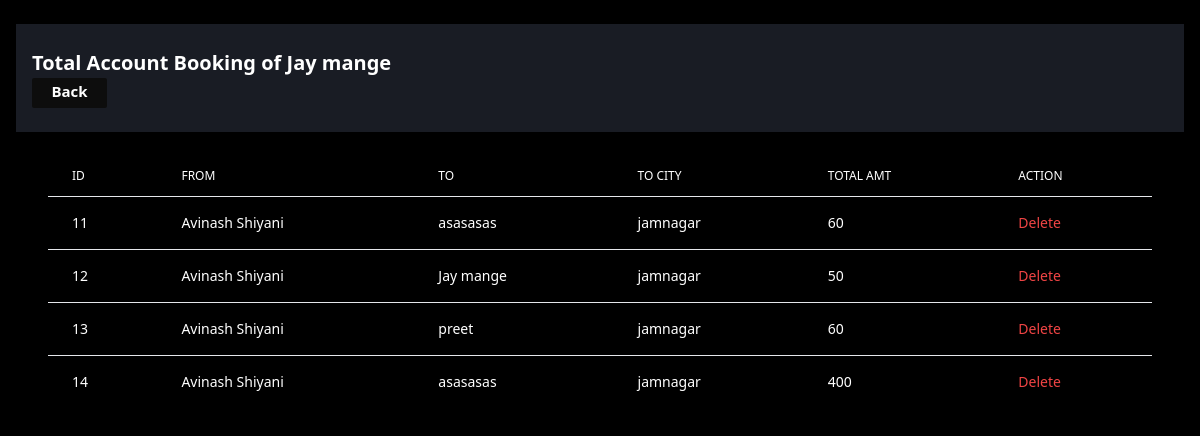
The app's page /components/show_accountbooking.php (signed in) with its own data.
### tables this page shows
CREATE TABLE `account_booking` (
  `ab_id` int(11) NOT NULL,
  `ab_from_name` varchar(200) NOT NULL,
  `ab_from_phno` bigint(200) NOT NULL,
  `ab_documentno` int(200) NOT NULL,
  `ab_to_name` varchar(200) NOT NULL,
  `ab_to_city` varchar(200) NOT NULL,
  `ab_couriertype` varchar(200) NOT NULL,
  `ab_weight` int(200) NOT NULL,
  `ab_address` varchar(200) NOT NULL,
  `ab_totalamt` int(200) NOT NULL,
  `user_id` int(11) NOT NULL
);

### components/show_accountbooking.php (the view, shortened to what this page needs)
<?php include('../Html/html_start.php'); ?>
<div class="grid px-4 items-start bg-[#000000] h-screen overflow-y-auto">
    <div class="grid items-center ">
        <div class="grid items-start my-6 px-4 py-6 bg-[#191C24] xl:my-4">
            <p class="text-white font-semibold text-[20px]">Total Account Booking of
                <?= $_SESSION['branch_user']['ab_manager_name'] ?>
            </p>
            <div class="grid items-center space-y-3 xl:grid-cols-5 xl:space-x-4 xl:space-y-0 xl:py-4">
                <div class="flex items-center text-white space-x-2.5 font-semibold ">
                    <div class="xl:mt-8">
                        <a href="../Dashboard/branch_dashboard.php">
                            <p class="bg-[#0D0D0D] h-[30px]  w-[75px] text-[15px] rounded-sm text-center pt-0.5">Back
                            </p>
                        </a>
                    </div>
                </div>
            </div>
        </div>
        <div class="flex flex-col px-8 text-white">
            <div class="-m-1.5 overflow-x-auto">
                <div class="p-1.5 min-w-full inline-block align-middle">
                    <div class="overflow-hidden">
                        <table class="min-w-full divide-y divide-black-200 ">
                            <thead>
                                <tr>
                                    <th scope="col" class="px-6 py-3 text-left text-xs font-medium text-black-500 uppercase">
                                        Id</th>
                                    <th scope="col" class="px-6 py-3 text-left text-xs font-medium text-black-500 uppercase">From
                                    </th>
                                    <th scope="col" class="px-6 py-3 text-left text-xs font-medium text-black-500 uppercase">To
                                    </th>
                                    <th scope="col" class="px-6 py-3 text-left text-xs font-medium text-black-500 uppercase">To
                                        City
                                    </th>
                                    <th scope="col" class="px-6 py-3 text-left text-xs font-medium text-black-500 uppercase">Total
                                        Amt
                                    </th>
                                    <th scope="col" class="px-6 py-3 text-left text-xs font-medium text-black-500 uppercase">Action
                                    </th>
                                </tr>
                            </thead>
                            <?php
                            include '../connection/conn.php';
                            $query = "SELECT * FROM `account_booking` WHERE user_id =" . $_SESSION['branch_user']['ab_id'];
                            $select = mysqli_query($con, $query);
                            ?>
                            <tbody class="divide-y divide-black-200 ">
                                <?php foreach ($select as $row) : ?>
                                    <tr class="">
                                        <td class="px-6 py-4 whitespace-nowrap text-sm font-medium  ">
                                            <?= $row['ab_id'] ?>
                                        </td>
                                        <td class="px-6 py-4 whitespace-nowrap text-sm font-medium  ">
                                            <?= $row['ab_from_name'] ?>
                                        </td>
                                        <td class="px-6 py-4 whitespace-nowrap text-sm font-medium  ">
                                            <?= $row['ab_to_name'] ?>
                                        </td>
                                        <td class="px-6 py-4 whitespace-nowrap text-sm font-medium  ">
                                            <?= $row['ab_to_city'] ?>
                                        </td>
                                        <td class="px-6 py-4 whitespace-nowrap text-sm font-medium  ">
                                            <?= $row['ab_totalamt'] ?>
                                        </td>
                                        <td class="px-6 py-4 whitespace-nowrap  text-sm font-medium">
                                            <a href="../components/show_accountbooking.php?delete=<?= $row['ab_id'] ?>" class="text-red-500 " href="#">Delete</a>
                                        </td>
                                    </tr>
                                <?php endforeach; ?>
                            </tbody>
                        </table>
                    </div>
                </div>
            </div>
        </div>
    </div>
</div>

### records on screen
account_booking: ab_id "11", ab_from_name "Avinash Shiyani", ab_to_name "asasasas", ab_to_city "jamnagar", ab_totalamt "60"
account_booking: ab_id "12", ab_from_name "Avinash Shiyani", ab_to_name "Jay mange", ab_to_city "jamnagar", ab_totalamt "50"
account_booking: ab_id "13", ab_from_name "Avinash Shiyani", ab_to_name "preet", ab_to_city "jamnagar", ab_totalamt "60"
account_booking: ab_id "14", ab_from_name "Avinash Shiyani", ab_to_name "asasasas", ab_to_city "jamnagar", ab_totalamt "400"

### other values on screen
$_SESSION['branch_user']['ab_manager_name'] "Jay mange"
